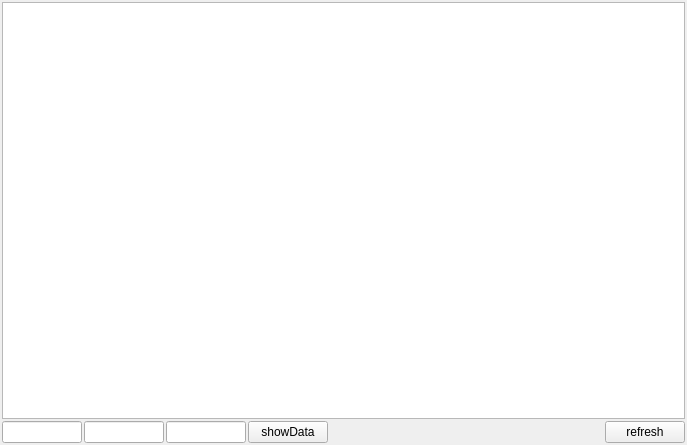
<?xml version="1.0" encoding="UTF-8"?>
<ui version="4.0">
 <class>StatForm</class>
 <widget class="QWidget" name="StatForm">
  <property name="geometry">
   <rect>
    <x>0</x>
    <y>0</y>
    <width>687</width>
    <height>445</height>
   </rect>
  </property>
  <property name="windowTitle">
   <string>Form</string>
  </property>
  <layout class="QVBoxLayout" name="verticalLayout">
   <property name="spacing">
    <number>2</number>
   </property>
   <property name="leftMargin">
    <number>2</number>
   </property>
   <property name="topMargin">
    <number>2</number>
   </property>
   <property name="rightMargin">
    <number>2</number>
   </property>
   <property name="bottomMargin">
    <number>2</number>
   </property>
   <item>
    <widget class="QTableWidget" name="tableWidget"/>
   </item>
   <item>
    <layout class="QHBoxLayout" name="horizontalLayout">
     <item>
      <widget class="QLineEdit" name="lineEditSymbol">
       <property name="maximumSize">
        <size>
         <width>80</width>
         <height>16777215</height>
        </size>
       </property>
       <property name="readOnly">
        <bool>true</bool>
       </property>
      </widget>
     </item>
     <item>
      <widget class="QLineEdit" name="lineEditExchange">
       <property name="maximumSize">
        <size>
         <width>80</width>
         <height>16777215</height>
        </size>
       </property>
       <property name="readOnly">
        <bool>true</bool>
       </property>
      </widget>
     </item>
     <item>
      <widget class="QLineEdit" name="lineEditPeriod">
       <property name="maximumSize">
        <size>
         <width>80</width>
         <height>16777215</height>
        </size>
       </property>
       <property name="readOnly">
        <bool>true</bool>
       </property>
      </widget>
     </item>
     <item>
      <widget class="QPushButton" name="pushButtonShowData">
       <property name="text">
        <string>showData</string>
       </property>
      </widget>
     </item>
     <item>
      <spacer name="horizontalSpacer">
       <property name="orientation">
        <enum>Qt::Horizontal</enum>
       </property>
       <property name="sizeHint" stdset="0">
        <size>
         <width>40</width>
         <height>20</height>
        </size>
       </property>
      </spacer>
     </item>
     <item>
      <widget class="QPushButton" name="pushButtonRefresh">
       <property name="text">
        <string>refresh</string>
       </property>
      </widget>
     </item>
    </layout>
   </item>
  </layout>
 </widget>
 <resources/>
 <connections/>
</ui>
